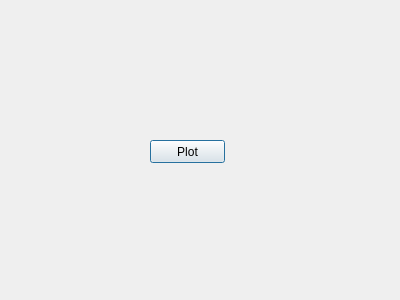
<?xml version="1.0" encoding="UTF-8"?>
<ui version="4.0">
 <class>Dialog</class>
 <widget class="QDialog" name="Dialog">
  <property name="geometry">
   <rect>
    <x>0</x>
    <y>0</y>
    <width>400</width>
    <height>300</height>
   </rect>
  </property>
  <property name="windowTitle">
   <string>Dialog</string>
  </property>
  <widget class="QPushButton" name="pushButton">
   <property name="geometry">
    <rect>
     <x>150</x>
     <y>140</y>
     <width>75</width>
     <height>23</height>
    </rect>
   </property>
   <property name="text">
    <string>Plot</string>
   </property>
  </widget>
 </widget>
 <resources/>
 <connections/>
</ui>
